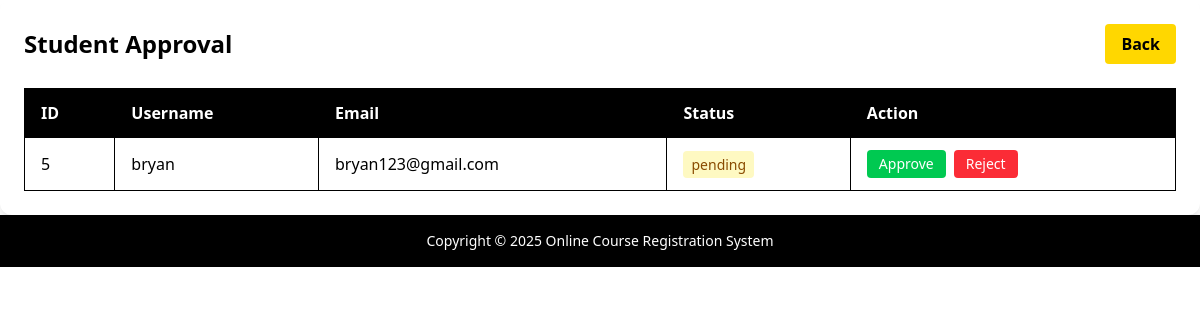
Screenshot of /admin/student_approval.php with the database file from the repository.
### tables this page shows
CREATE TABLE `users` (
  `user_id` int(11) NOT NULL,
  `username` varchar(100) NOT NULL,
  `email` varchar(100) NOT NULL,
  `password` varchar(100) NOT NULL,
  `role` enum('user','admin') NOT NULL,
  `status` enum('approved','pending','rejected') NOT NULL,
  `is_active` tinyint(4) NOT NULL,
  `created_at` datetime NOT NULL,
  `updated_at` datetime NOT NULL
);

### backend/student_controller.php (called while the page is built, shortened)
<?php
    class StudentController {
        private $pdo;
        public function __construct($pdo) {
            $this->pdo = $pdo;
        }
        public function getPendingStudents() {
            $stmt = $this->pdo->prepare("SELECT * FROM users WHERE role = 'user' AND status = 'pending'");
            $stmt->execute();
            return $stmt->fetchAll(PDO::FETCH_ASSOC);
        }
    }

### admin/student_approval.php (the view)
<?php
    require_once '../header.php';
    require_once '../backend/student_controller.php';
    $student = new StudentController($pdo);
    $students = $student->getPendingStudents();
?>
<div class="bg-white p-6 rounded-xl shadow-lg">
    <div class="flex justify-between items-center mb-6">
        <h1 class="text-2xl font-bold text-black">Student Approval</h1>
        <button onclick="loadContent('student.php')" class="bg-[#FFD700] text-black font-semibold py-2 px-4 rounded hover:bg-[#e6c200] transition">
            Back
        </button>
    </div>
    <?php if($students): ?>
        <div class="overflow-x-auto">
            <table class="w-full border-collapse border border-black">
                <thead>
                    <tr class="bg-black text-white">
                        <th class="border border-black px-4 py-3 text-left">ID</th>
                        <th class="border border-black px-4 py-3 text-left">Username</th>
                        <th class="border border-black px-4 py-3 text-left">Email</th>
                        <th class="border border-black px-4 py-3 text-left">Status</th>
                        <th class="border border-black px-4 py-3 text-left">Action</th>
                    </tr>
                </thead>
                <tbody>
                    <?php foreach($students as $student): ?>
                        <tr class="hover:bg-gray-50">
                            <td class="border border-black px-4 py-3"><?php echo $student['user_id']; ?></td>
                            <td class="border border-black px-4 py-3"><?php echo $student['username']; ?></td>
                            <td class="border border-black px-4 py-3"><?php echo $student['email']; ?></td>
                            <td class="border border-black px-4 py-3">
                                <span class="px-2 py-1 bg-yellow-100 text-yellow-800 rounded text-sm">
                                    <?php echo $student['status']; ?>
                                </span>
                            </td>
                            <td class="border border-black px-4 py-3">
                                <div class="flex space-x-2">
                                    <a href="../backend/student_controller.php?id=<?php echo $student['user_id']; ?>&action=approved"
                                       onclick="return confirm('Are you sure you want to approve this student?');"
                                       class="bg-green-500 text-white px-3 py-1 rounded text-sm hover:bg-green-600 transition">
                                        Approve
                                    </a>
                                    <a href="../backend/student_controller.php?id=<?php echo $student['user_id']; ?>&action=rejected"
                                       onclick="return confirm('Are you sure you want to reject this student?');"
                                       class="bg-red-500 text-white px-3 py-1 rounded text-sm hover:bg-red-600 transition">
                                        Reject
                                    </a>
                                </div>
                            </td>
                        </tr>
                    <?php endforeach; ?>
                </tbody>
            </table>
        </div>
    <?php else: ?>
        <div class="text-center py-8">
            <p class="text-black text-lg">No pending students.</p>
        </div>
    <?php endif; ?>
</div>
<?php
    require_once '../footer.php';
?>

### rows the page displays
users: user_id "5", username "bryan", email "bryan123@gmail.com", status "pending"
